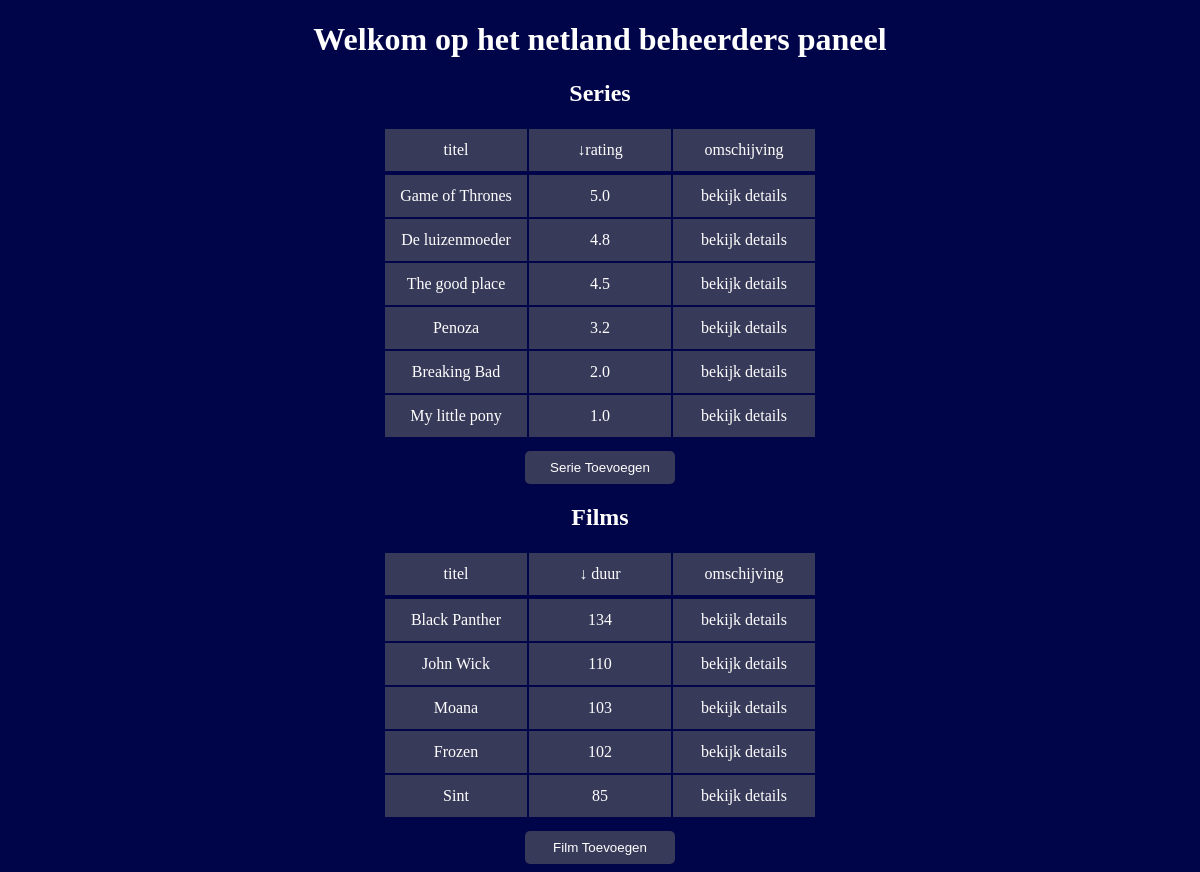
/?order1by=films&orderby=rating, run on the app's committed database.
### tables this page shows
CREATE TABLE `series` (
	id MEDIUMINT NOT NULL AUTO_INCREMENT PRIMARY KEY,
    title VARCHAR(100) NOT NULL,
    rating DECIMAL(2,1) NULL,
    summary TEXT NOT NULL,
    has_won_awards INT NOT NULL,
    seasons INT NOT NULL,
    country VARCHAR(5) NULL,
    spoken_in_language ENUM('NL', 'EN') NULL
);

CREATE TABLE `movies` (
	id MEDIUMINT NOT NULL AUTO_INCREMENT PRIMARY KEY,
    title VARCHAR(100) NOT NULL,
    length_in_minutes INTEGER NOT NULL,
    released_at DATE NULL,
    country_of_origin VARCHAR(2) NULL,
    summary TEXT NOT NULL,
    youtube_trailer_id VARCHAR(20) NULL
);

### index.php (the view, shortened to what this page needs)
<?php
require_once "pdo-connectie.php";
$link1 = '';
$link2 = '';
if (isset($_GET['orderby'])) {
    $series = "SELECT * FROM series ORDER BY rating DESC";
    $link1 = '&orderby=rating';
} else {
    $series = 'SELECT title, rating, id FROM series';
}
$query2 = $pdo->query($series);
$series = $query2->fetchAll();
if (isset($_GET['order1by'])) {
    $films = "SELECT * FROM movies ORDER BY length_in_minutes DESC";
    $link2 = '&order1by=films';
} else {
    $films = 'SELECT title, length_in_minutes, id FROM movies';
}
$query = $pdo->query($films);
$films = $query->fetchAll();
$leegS = "";
$leegF = "";
foreach ($series as $serie) {
    $leegS .= '<tr>';
    $leegS .= '<td>' . $serie['title'] . "</td>";
    $leegS .= '<td>' . $serie['rating'] . "</td>";
    $leegS .= "<td><a href='detail_serie.php?id=$serie[id]'> bekijk details</a></td>";
}
foreach ($films as $film) {
    $leegF .= '<tr>';
    $leegF .= '<td>' . $film['title'] . "</td>";
    $leegF .= "<td>$film[length_in_minutes]</td>";
    $leegF .= "<td class='detailF'><a href='detail_film.php?id=$film[id]'> bekijk details</a></td>";
}
?>
<!DOCTYPE html>
<html lang="en">
<head>
    <link rel='stylesheet' href="style.css">
    <h1> Welkom op het netland beheerders paneel</h1>
</head>
<body>
    <h2> Series </h2>
    <table >
        <td> titel</td>
        <td> <a href="?orderby=rating<?= $link2 ?>"> &darr;rating</a> </td>
        <td> omschijving</td>
        <tr >
            <?php
            echo $leegS;
            ?>
        </tr>
    </table>
<button class="serieT"><a href='add_serie.php?id=$film[id]'> Serie Toevoegen</a></button>
    <h2> Films </h2>
    <table>
        <td> titel </td>
        <td><a href="?order1by=films<?= $link1 ?>"> &darr; duur </a> </td>
        <td> omschijving</td>
        <tr class="textF">
            <?php
            echo $leegF;
            ?>
        </tr>
    </table>
    <button type="submit" class="filmT"><a href='add_film.php?id=$film[id]'> Film Toevoegen</a></button>
</body>
</html>

### style.css (style rules this page uses)
h1 { text-align: center; }
body { text-align: center; background-color: #000449; color: white; }
table { margin-left: auto; margin-right: auto; margin-bottom: 12px; }
td { background-color: rgba(104, 104, 104, 0.54); height: 40px; width: 140px; }
a { text-decoration: none; color: white; }
button { background-color:rgba(104, 104, 104, 0.54); border: 10px; border-radius: 5px; color: rgb(255, 255, 255); }
.filmT { padding: 5px; width: 150px; height: 33px; }
.serieT { padding: 5px; width: 150px; height: 33px; }

### data on the page
series: title "Game of Thrones", rating "5.0"
series: title "De luizenmoeder", rating "4.8"
series: title "The good place", rating "4.5"
series: title "Penoza", rating "3.2"
series: title "Breaking Bad", rating "2.0"
series: title "My little pony", rating "1.0"
movies: title "Black Panther", length_in_minutes "134"
movies: title "John Wick", length_in_minutes "110"
movies: title "Moana", length_in_minutes "103"
movies: title "Frozen", length_in_minutes "102"
movies: title "Sint", length_in_minutes "85"
